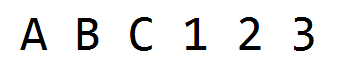
#> input picture micro/test1.png, 342 x 70 px
$ jupyter execute --allow-errors TestTraining.ipynb   (Python 2 division)   (older library calls are emulated)
#> lines starting #> are read from the running program, lines starting #| are printed output that depends on the picture; after the words box and inside, x2 and y2 are one past the last pixel; in counts of white or black regions, pixels touching at a corner belong together
[cell 1]
from io import BytesIO

import matplotlib.pyplot as plt
import numpy as np
from PIL import Image
import cv2
import IPython.display

import operator

[cell 2]
def showimage(cimg):
    if len(cimg.shape) == 2:
        img = Image.fromarray(cimg)
    else:
        img = Image.fromarray(cv2.cvtColor(cimg, cv2.COLOR_BGR2RGB))
    b = BytesIO()
    img.save(b, format='png')

    IPython.display.display(IPython.display.Image(data=b.getvalue(), format='png', embed=True))

[cell 3]
MIN_CONTOUR_AREA = 100

RESIZED_IMAGE_WIDTH = 20
RESIZED_IMAGE_HEIGHT = 30

[cell 4]
# Read training classifications and images

npaClassifications = np.loadtxt("classifications.txt", np.float32)
#> (the rest of this cell did not finish here and is left out)

[cell 5]
class ContourWithData():
    def __init__(self, contour):
        self.npaContour = contour
        self.boundingRect = cv2.boundingRect(contour)
        self.rectX, self.rectY, self.rectWidth, self.rectHeight = self.boundingRect
        self.area = cv2.contourArea(contour)

    def isValid(self):
        # this is oversimplified, for a production grade program
        # much better validity checking would be necessary
        return self.area >= MIN_CONTOUR_AREA

[cell 6]
imgTestingNumbers = cv2.imread("test1.png")
#> imgTestingNumbers is the input picture: shape (70, 342, 3); mean B, G, R 236.6, 236.6, 236.6
#imgTestingNumbers = cv2.imread("../ramq.jpg")

imgGray = cv2.cvtColor(imgTestingNumbers, cv2.COLOR_BGR2GRAY)
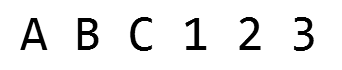
#> imgGray: shape (70, 342); min 0, max 255, mean 236.6
imgBlurred = cv2.GaussianBlur(imgGray, (5,5), 0)
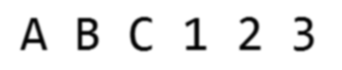
#> imgBlurred: shape (70, 342); min 0, max 255, mean 236.6

# Same threshold parameters as the training
imgThresh = cv2.adaptiveThreshold(imgBlurred, 255, cv2.ADAPTIVE_THRESH_GAUSSIAN_C, cv2.THRESH_BINARY_INV, 11, 2)
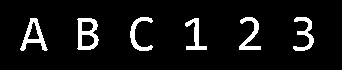
#> imgThresh: shape (70, 342); 7.5% white; 6 white regions

imgContours, npaContours, npaHierarchy = cv2.findContours(imgThresh.copy(), cv2.RETR_EXTERNAL, cv2.CHAIN_APPROX_SIMPLE)
#> npaContours = 6 contours; box (x1, y1, x2, y2) and area: (77, 18, 99, 50) 544, (20, 18, 48, 51) 381, (239, 17, 261, 50) 221, (293, 17, 314, 51) 218, (130, 17, 153, 51) 208, (185, 18, 207, 50) 196; npaHierarchy = [[1, -1, -1, -1], [2, 0, -1, -1], [3, 1, -1, -1], [4, 2, -1, -1], [5, 3, -1, -1], [-1, 4, -1, -1]]

# Wrap all of the contours in helper class
allContoursWithData = [ContourWithData(contour) for contour in npaContours]
#> allContoursWithData = 6 items

# Get the list of "valid" contours and return them sorted by X coordinate
validContoursWithData = sorted((contour for contour in allContoursWithData if contour.isValid()),
                                key=operator.attrgetter("rectX"))
#> validContoursWithData = 6 items

# declare final string, this will have the final number sequence by the end of the program
finalString = []

#> (the rest of this cell did not finish here and is left out)

[cell 7]
showimage(imgTestingNumbers)
